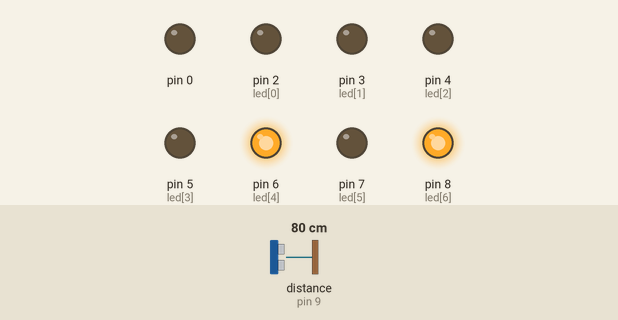
Recording of a sketch running on a simulated Arduino Leonardo, built with avr-gcc and run on an emulated ATmega32U4. On the bench: output pins drawn as LEDs (lit = HIGH). Wiring (inferred from the names in the program): ultrasonic range finder: trigger pin 10; echo pin 9. The test bench sets the inputs (shaded band); at power-on: distance to the obstacle (sensor on pin 9) 80 cm. The echo pulse lasts 58.3 µs per cm; pins used as bus, display or sensor lines are not drawn.

Above: at 1.2 s.
1.3 s: distance to the obstacle (sensor on pin 9) set to 13 cm
4.8 s: distance to the obstacle (sensor on pin 9) set to 9 cm
At 6.1 s:
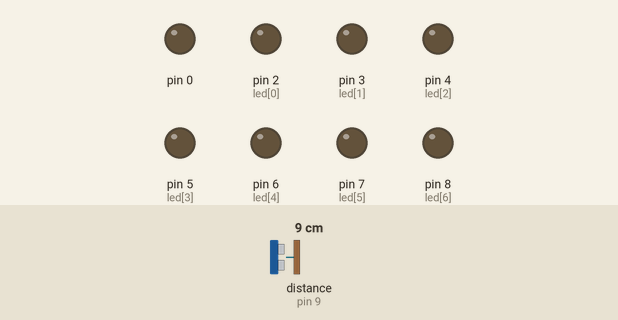
8.1 s: distance to the obstacle (sensor on pin 9) set to 18 cm
At 10.1 s:
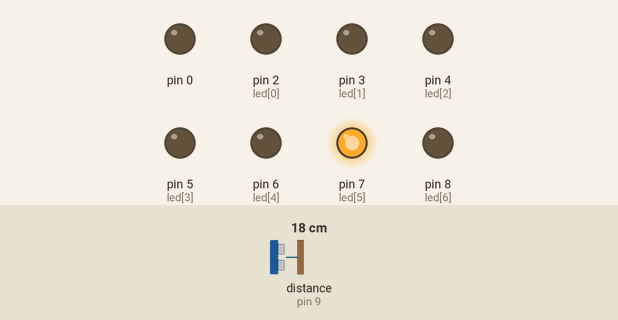
12.8 s: distance to the obstacle (sensor on pin 9) set to 2 cm
At 14.6 s:
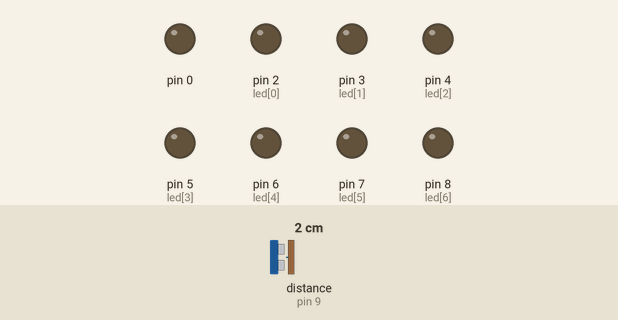
Timing chart, 0 to 16.1 s (numbered marks = the images above; inputs shaded):
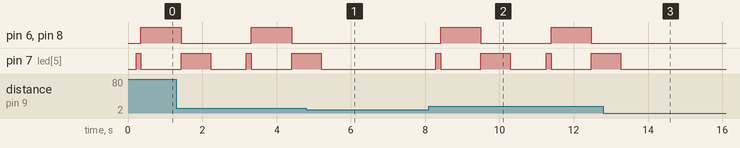

Measured:
- the behaviour switches between 12 and 11 cm on distance to the obstacle (sensor on pin 9) (found by bisection; images 0 and 1)
- after the input at 4.8 s, pin 6 (led[4]), pin 8 (led[6]): stays LOW (without the input it goes to HIGH after 1.5 s); pin 7 (led[5]): goes on until 5.2 s, then stays LOW
- after the input at 8.1 s, pin 6 (led[4]), pin 8 (led[6]): alternates HIGH for 1.1 s and LOW for 1.9 s, starting after 0.31 s; pin 7 (led[5]): goes HIGH 0.13 s, LOW 1.1 s, HIGH 0.80 s, LOW 0.96 s, HIGH 0.13 s, LOW 1.1 s, then HIGH, starting after 0.18 s
- after the input at 12.8 s, pin 6 (led[4]), pin 8 (led[6]): stays LOW (without the input it goes to HIGH after 1.6 s); pin 7 (led[5]): goes on until 13.3 s, then stays LOW

The sketch:

Camino_del_agua.ino
```cpp
#include <Keyboard.h>

int led[] = {2, 3, 4, 5, 6, 7, 8};
//           0, 1, 2, 3, 4, 5, 6


#define echoPin 9 // Echo Pin azul
#define trigPin 10 // Trigger Pin blanco
int maximumRange = 200;
int minimumRange = 10;
int contador = 0;
long duration, distance;


void setup() {


  pinMode(led[0], OUTPUT);
  pinMode(led[1], OUTPUT);
  pinMode(led[2], OUTPUT);
  pinMode(led[3], OUTPUT);
  pinMode(led[4], OUTPUT);
  pinMode(led[5], OUTPUT);
  pinMode(led[6], OUTPUT);
  pinMode(led[7], OUTPUT);


  pinMode(trigPin, OUTPUT  );
  pinMode(echoPin,  INPUT);


}

void loop() {


  delay(100);
  if(ultra_sonico() != -1){
    contador += 1;
  }else{
    contador = 0;
  }
  if(contador >= 2){
    pulso();
    contador = 0;
  }


}

void pulso() {


  //inicializacion de la experiencia, se preciona space para reproducir el audio
  Keyboard.press((char) 0x20);
  delay(5);
  Keyboard.releaseAll();
  //------------------------------------------


  int lecturas[1];
  for (int i = 6; i >= 1; i=i) {

    digitalWrite(led[i - 1], HIGH);
    delay(133);
    digitalWrite(led[i - 1], LOW);
    digitalWrite(led[i], HIGH);
    digitalWrite(led[i - 2], HIGH);
    delay(1080);
    digitalWrite(led[i], LOW);
    digitalWrite(led[i - 2], LOW);
    digitalWrite(led[i - 1], HIGH);
    delay(800);
    lecturas[0] = ultra_sonico();
    digitalWrite(led[i - 1], LOW);
    delay(960);

    // este if hace que cuando llegue al final de 3 ciclos mas en los ultimos 2 leds

    if (i == 1) {


      for (int k = 0; k < 2; k++) {

        digitalWrite(led[i - 1], HIGH);
        delay(133);
        digitalWrite(led[i - 1], LOW);
        digitalWrite(led[i], HIGH);
        digitalWrite(led[i], HIGH);


        delay(1080);
        digitalWrite(led[i], LOW);
        digitalWrite(led[i - 2], LOW);
        digitalWrite(led[i - 1], HIGH);
        delay(800);
        digitalWrite(led[i - 1], LOW);
        delay(960);

      }
      delay(300);

    }

    int contador = 0;
    for (int j = 0; j < 1; j++) {

      if (lecturas[j] == -1) {
        contador += 1;
      }
      else {
        contador = 0;
      }

    }

    if ( contador == 1) {
      i = 0;
    }


  }


  //Aqui se rebobina el audio para cuando llegue otro usuario
  Keyboard.press((char) 0x20);
  delay(5);
  Keyboard.releaseAll();

  Keyboard.press(KEY_LEFT_ARROW);
  delay(1500);
  Keyboard.releaseAll() ;


}


int ultra_sonico() {

  int retorno = -2;
  digitalWrite(trigPin, LOW);
  delayMicroseconds(2);

  digitalWrite(trigPin, HIGH);
  delayMicroseconds(10);

  digitalWrite(trigPin, LOW);
  duration = pulseIn(echoPin, HIGH);


  distance = duration / 58.2;

  if (distance >= maximumRange || distance <= minimumRange) {
    retorno = -1;
  }
  else
  {
    retorno = distance;
  }

  return retorno;

}
```
